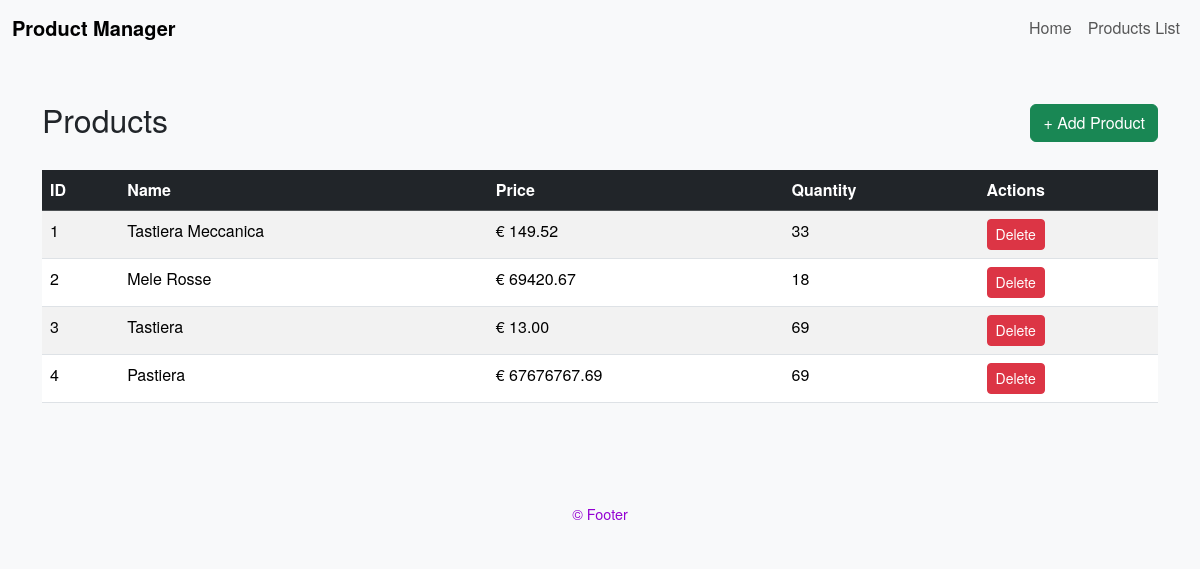
Before: /products_list with the older database file.
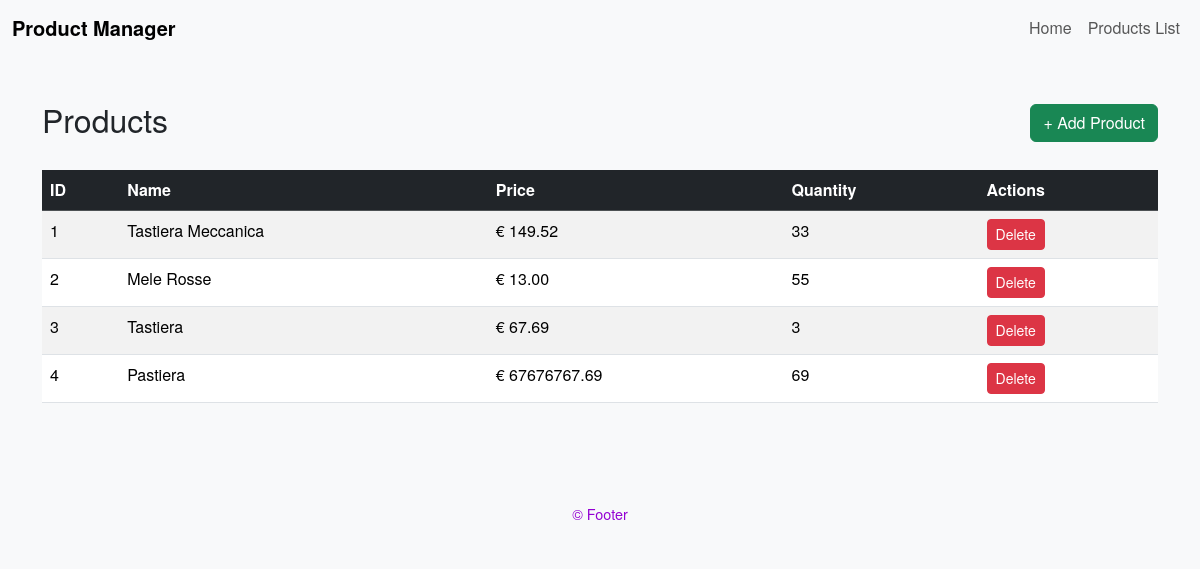
After: the same page with the newer database file.
### src/models/product.py (models this page shows)
class Product(SQLModel, table=True):
    id:       int | None = Field(default=None, primary_key=True)
    name:     str        = Field(index=True)
    price:    Decimal    = Field(sa_column=Column(Numeric(10, 2)))
    quantity: int

### src/routers/frontend.py (the view)
@router.get("/products_list", response_class=HTMLResponse)
async def get_products_list_ui(request: Request, session: SessionDep):
    statement = select(Product)
    products = session.exec(statement).all()
    return templates.TemplateResponse(
        request = request,
        name    = "products.html",
        context = {"products": products}
    )

### src/templates/products.html (shortened to what this page needs)
{% extends "base.html" %}
{% block content %}
<div class="d-flex justify-content-between align-items-center mb-4">
    <h2>Products</h2>
    <button class="btn btn-success" data-bs-toggle="modal" data-bs-target="#addProductModal">+ Add Product</button>
</div>
<div class="table-responsive">
    <table class="table table-striped table-hover">
        <thead class="table-dark">
            <tr>
                <th>ID</th>
                <th>Name</th>
                <th>Price</th>
                <th>Quantity</th>
                <th>Actions</th>
            </tr>
        </thead>
        <tbody>
            {% for product in products %}
            <tr>
                <td>{{ product.id }}</td>
                <td>{{ product.name }}</td>
                <td>€ {{ "%.2f"|format(product.price) }}</td>
                <td>{{ product.quantity }}</td>
                <td>
                    <button class="btn btn-sm btn-danger">Delete</button>
                </td>
            </tr>
            {% else %}
            <tr>
                <td colspan="5" class="text-center">No products found.</td>
            </tr>
            {% endfor %}
        </tbody>
    </table>
</div>
{% endblock %}

### src/templates/base.html (shortened to what this page needs)
<!DOCTYPE html>
<html lang="en">
<head>
  <link href="https://cdn.jsdelivr.net/npm/bootstrap@5.3.1/dist/css/bootstrap.min.css" rel="stylesheet">
  <link rel="stylesheet" href="{{ url_for('static', path='styles.css') }}">
</head>
<body>
  <nav class="navbar navbar-expand-lg navbar-light bg-light">
    <div class="container-fluid">
      <a class="navbar-brand" href="/">Product Manager</a>
      <div class="collapse navbar-collapse" id="navbarNav">
        <ul class="navbar-nav ms-auto">
          <li class="nav-item">
            <a class="nav-link" href="/">Home</a>
          </li>
          <li class="nav-item">
            <a class="nav-link" href="{{ url_for('get_products_list_ui') }}">Products List</a>
          </li>
        </ul>
      </div>
    </div>
  </nav>
  <div class="container mt-4">
    {% block content %}
    {% endblock %}
  </div>
  <footer class="footer py-3 bg-light mt-5">
    <div class="container text-center">
      <span>&copy; Footer </span>
    </div>
  </footer>
</body>
</html>

### src/static/styles.css (style rules this page uses)
body { background-color: #f8f9fa; font-family: 'Helvetica Neue', Helvetica, Arial, sans-serif; }
.navbar-brand { font-weight: bold; }
.container { padding-top: 20px; }
.footer { text-align: center; font-size: 0.9em; color: darkviolet !important; margin-top: 40px; }

Changed rows visible on the page:
changed Product "Mele Rosse": price "69420.67" → "13.00"; quantity "18" → "55"
changed Product "Tastiera": price "13.00" → "67.69"; quantity "69" → "3"
